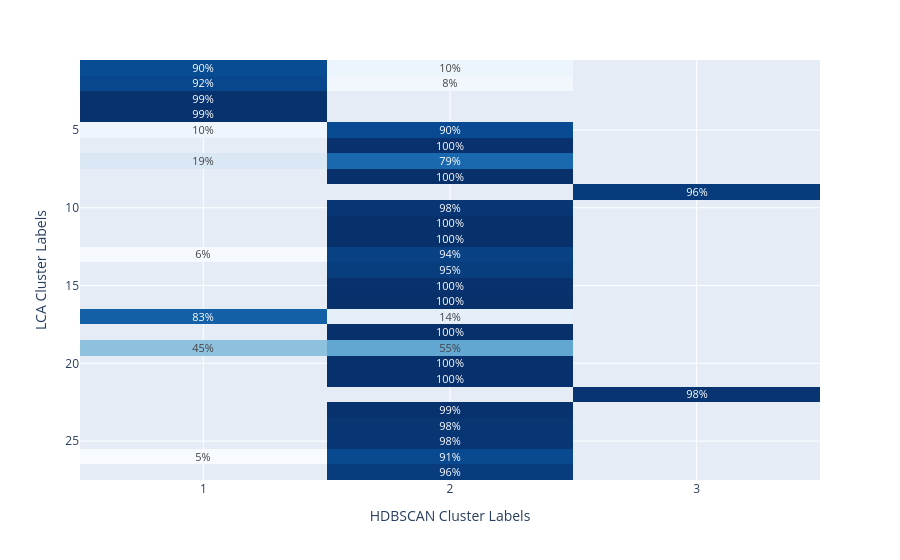

This figure's notebook cell:
### Code cell
df_path = ROOT / 'data' /'master_data'/ '2016_to_2023_clustering_output_data.csv'
df = pd.read_csv(df_path)
df_freq = pd.crosstab(df['LCA_Class'], df['hdb_labels_281_50'], normalize='index')
df_freq.index, df_freq.columns = df_freq.index + 1, df_freq.columns + 1
threshold = 0.05 
masked_df_freq = df_freq[df_freq > threshold]
fig = px.imshow(masked_df_freq, 
                text_auto=".0%", 
                aspect="auto", 
                color_continuous_scale="Blues",
                labels = {'x' : 'HDBSCAN Cluster Labels', 'y': 'LCA Cluster Labels'})
fig.update_layout(coloraxis_showscale = False)
fig.update_xaxes(type='category')

### Figure 1 — Plotly figure (JSON) as saved in the notebook; plotly's stock layout.template omitted (floating-point values rounded to 4 significant figures)
{"data": [{"coloraxis": "coloraxis", "hovertemplate": "HDBSCAN Cluster Labels: %{x}<br>LCA Cluster Labels: %{y}<br>color: %{z}<extra></extra>", "name": "0", "texttemplate": "%{z:.0%}", "type": "heatmap", "x": [1, 2, 3], "xaxis": "x", "y": [1, 2, 3, 4, 5, 6, 7, 8, 9, 10, 11, 12, 13, 14, 15, 16, 17, 18, 19, 20, 21, 22, 23, 24, 25, 26, 27], "yaxis": "y", "z": [[0.9004, 0.09961, NaN], [0.9176, 0.0824, NaN], [0.9923, NaN, NaN], [0.9938, NaN, NaN], [0.09616, 0.9025, NaN], [NaN, 0.9953, NaN], [0.1937, 0.7942, NaN], [NaN, 0.9992, NaN], [NaN, NaN, 0.9606], [NaN, 0.9804, NaN], [NaN, 1.0, NaN], [NaN, 0.9973, NaN], [0.05933, 0.9384, NaN], [NaN, 0.9535, NaN], [NaN, 0.9951, NaN], [NaN, 0.9998, NaN], [0.8277, 0.1402, NaN], [NaN, 0.9994, NaN], [0.4452, 0.5548, NaN], [NaN, 0.9986, NaN], [NaN, 0.9984, NaN], [NaN, NaN, 0.9847], [NaN, 0.9924, NaN], [NaN, 0.9796, NaN], [NaN, 0.9805, NaN], [0.05333, 0.9119, NaN], [NaN, 0.9574, NaN]]}], "layout": {"coloraxis": {"autocolorscale": false, "colorscale": [[0, "rgb(247,251,255)"], [0.125, "rgb(222,235,247)"], [0.25, "rgb(198,219,239)"], [0.375, "rgb(158,202,225)"], [0.5, "rgb(107,174,214)"], [0.625, "rgb(66,146,198)"], [0.75, "rgb(33,113,181)"], [0.875, "rgb(8,81,156)"], [1, "rgb(8,48,107)"]], "showscale": false}, "margin": {"t": 60}, "xaxis": {"anchor": "y", "domain": [0, 1], "title": {"text": "HDBSCAN Cluster Labels"}, "type": "category"}, "yaxis": {"anchor": "x", "autorange": "reversed", "domain": [0, 1], "title": {"text": "LCA Cluster Labels"}}}}
